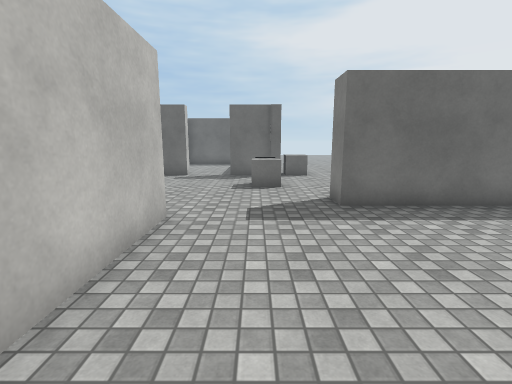
[1] (above)

23 first-person views from a walk through a scene from a Unity 3-D project. The camera is 1.5 m above the floor, tilts 10° down and sees 85° across. Doors are open. The floor is counted in squares, 1 m on a side. Each view is taken from the middle of a square. On the plan, view 1 faces up. The plan holds only what a view shows up to about 14 squares ahead; the rest is blank. The place goes on beyond the plan. The player is left out. Surface patterns are stand-ins for the level's own textures.

[2]
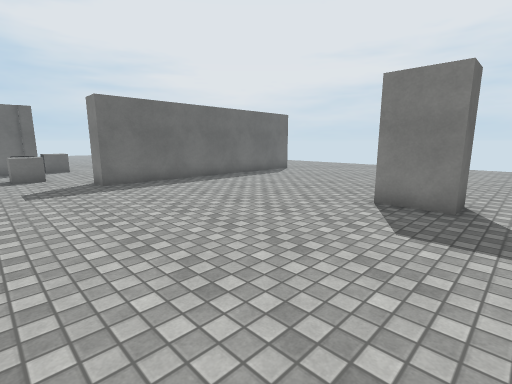

[3]
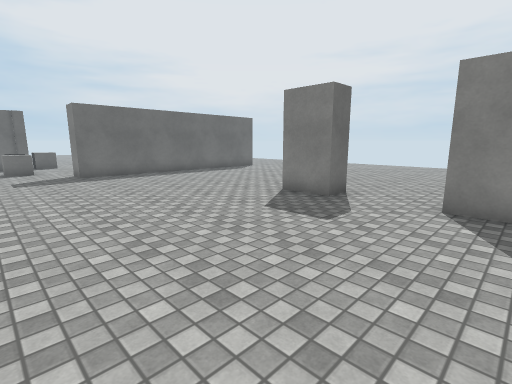

[4]
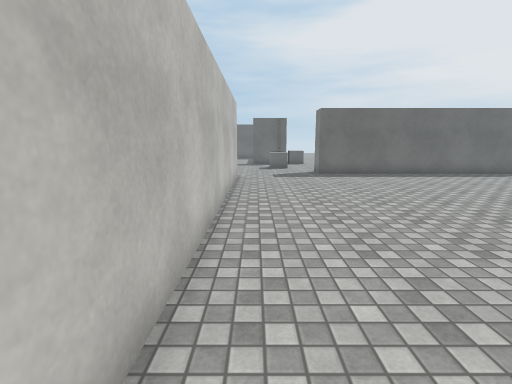

[5]
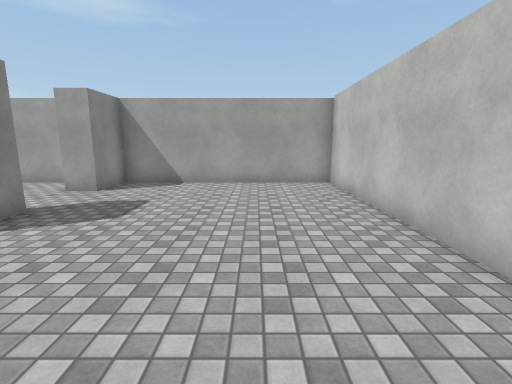

[6]
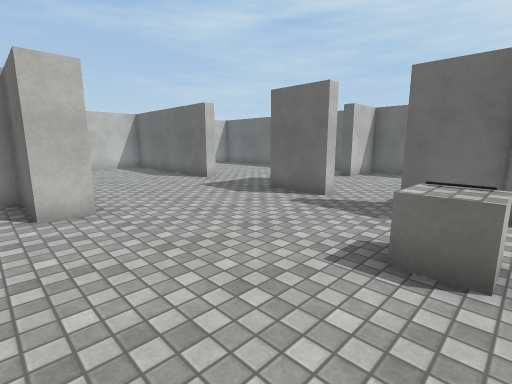

[7]
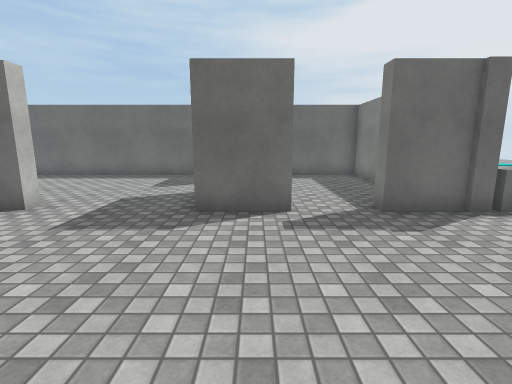

[8]
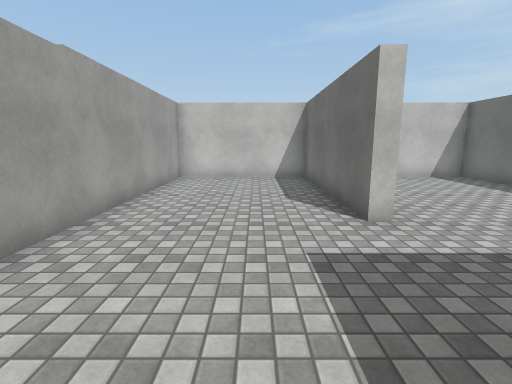

[9]
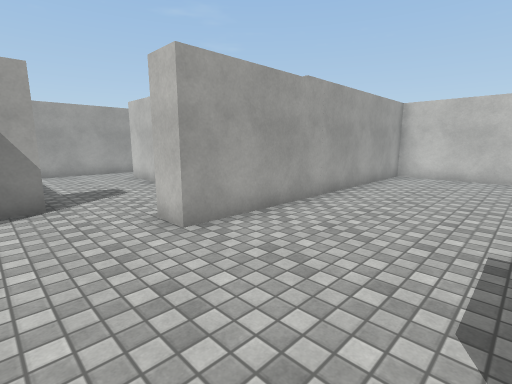

[10]
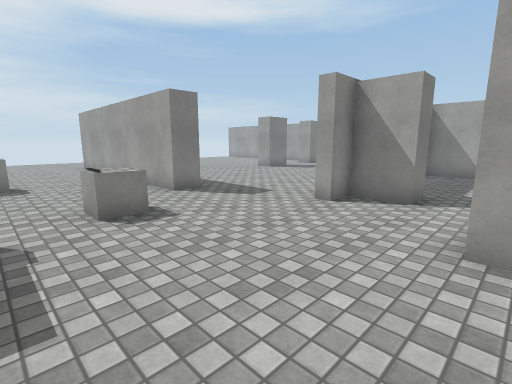

[11]
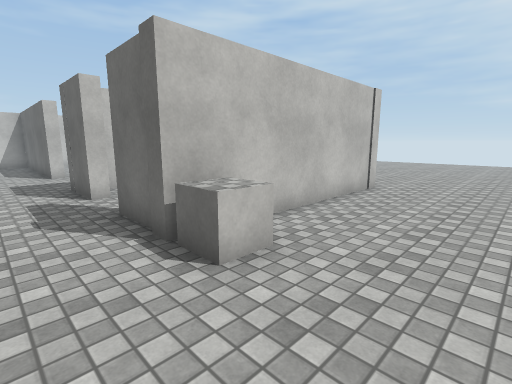

[12]
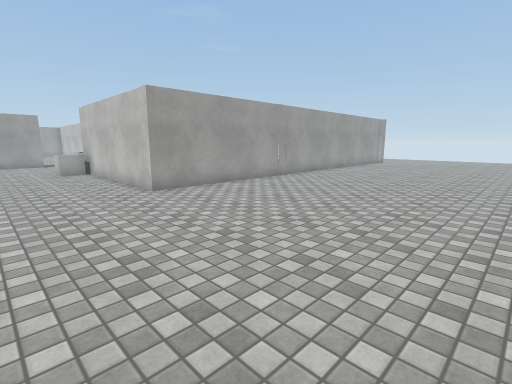

[13]
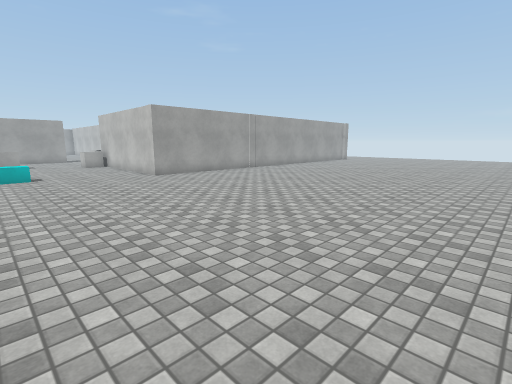

[14]
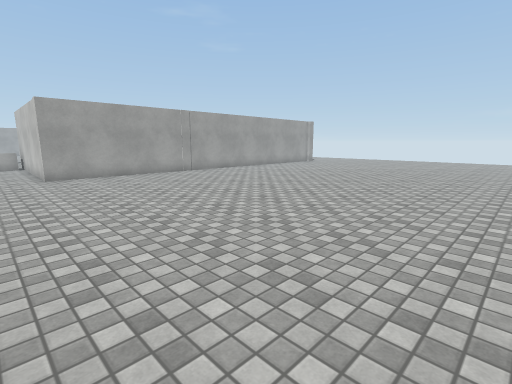

[15]
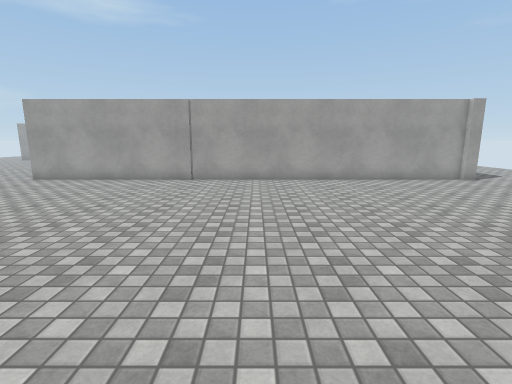

[16]
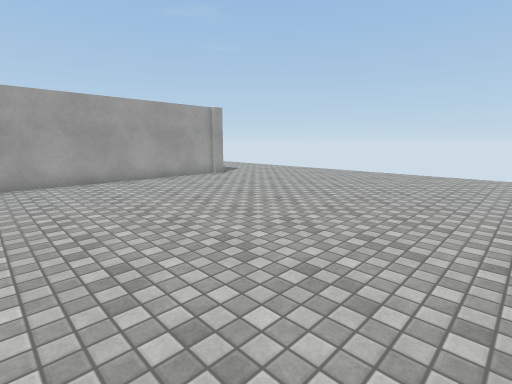

[17]
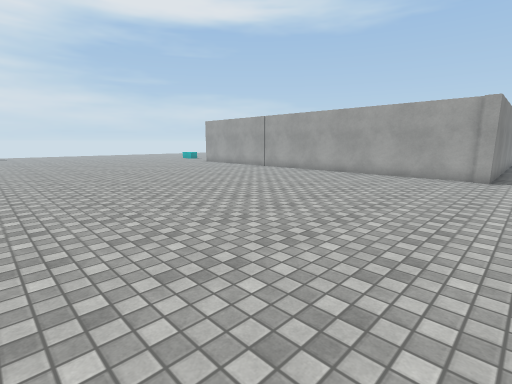

[18]
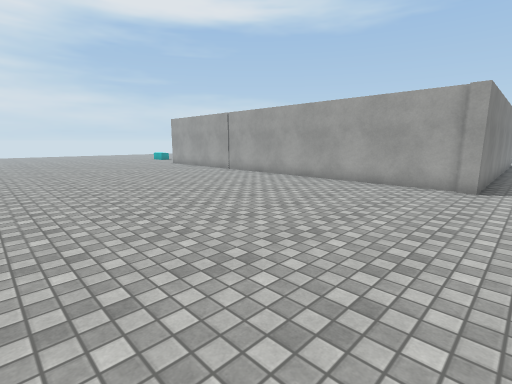

[19]
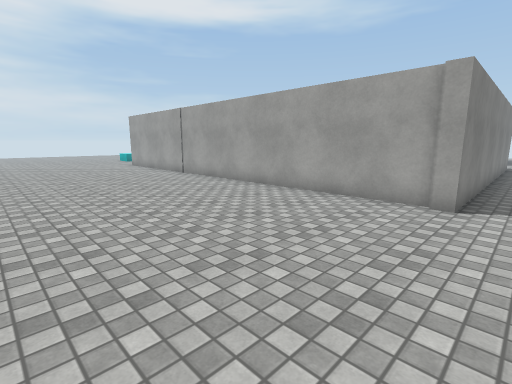

[20]
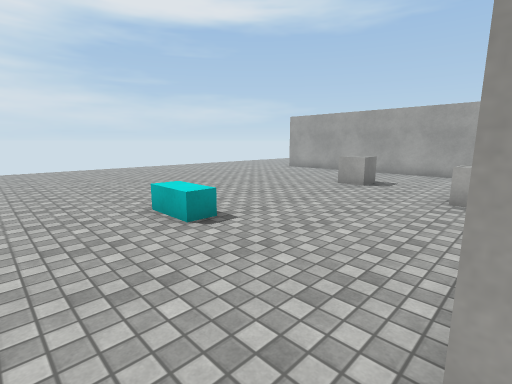

[21]
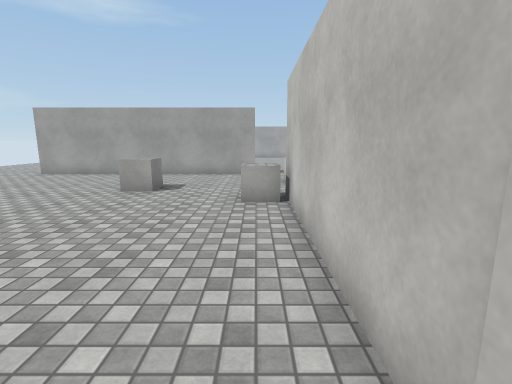

[22]
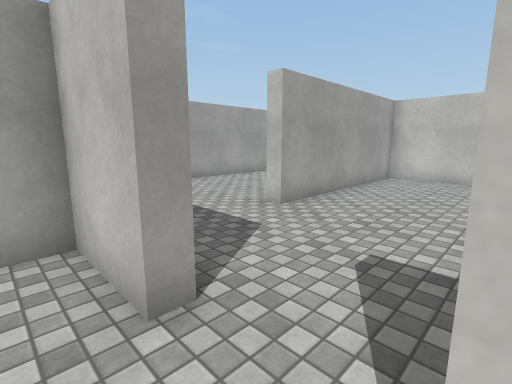

[23]
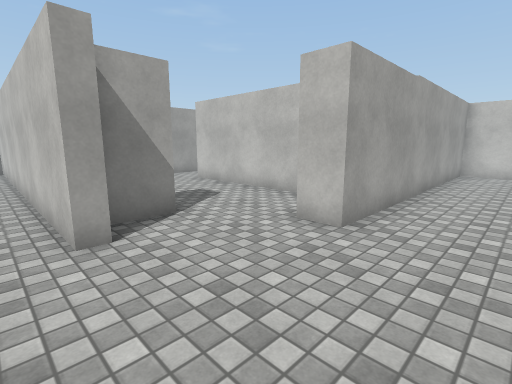

### Floor plan
Points are (right, up) in squares from view 1. A wall is a line through its corners. A room is listed if a view was taken in it or the views show most of it. See-through windows are left out.
Room 1 (views 1, 2, 3, 4, 5, 6)
walls: (7.1, -2.9) (6, -2.9) (6, -1.1); (-1.8, 5.6) (-1.8, -7.6) (6, -7.6) (6, -5.7) (7, -5.7); (7.5, 6.6) (2.1, 6.6)
ways out: opening at (0, 6.7) to room 2
Room 2 (views 7, 8, 9, 10, 11, 12, 13, 14, 15, 16, 17, 18, 19, 20, 21, 23)
walls: (-6.9, 20.1) (-16.4, 20.1) (-16.4, 13.5) (-9.2, 13.5) (-9.2, 13) (-16.4, 13) (-16.4, 7.7) (-5.5, 7.7) (-5.5, 6.6) (-7.8, 6.6) (-7.8, -0.5); (-4.9, 17.9) (-5.4, 17.9); (-5.4, 15.8) (-4.9, 15.8); (-3.2, 13.6) (-3.2, 13) (-5.4, 13); (-16.5, 20.6) (1.1, 20.6) (1.1, 13) (-1.2, 13) (-1.2, 13.6); (-16.9, 20.8) (-16.4, 20.8); (2.1, 6.6) (2.1, 7.7) (7.5, 7.7); (-4, 3.5) (-4, 4.6) (-2.3, 4.6) (-2.3, 5.6) (-1.8, 5.6); (-7.4, -2.8) (-2.4, -2.8)
ways out: opening at (0, 6.7) to room 1; opening at (-5, 16.5) to room 3; opening at (-2.5, 13) to room 3; opening at (-18, 20); opening at (-8, -1.5)
objects: cube (0, 10) to (1, 10); cube (2, 13) to (2, 14); cube (5, 11) to (6, 12); cyan block (6, 19)
Room 3 (view 22)
walls: (0.7, 17.8) (0.7, 20.1) (-4.9, 20.1) (-4.9, 17.9); (-4.9, 15.8) (-4.9, 13.5) (-4, 13.5)
ways out: opening at (-5, 16.5) to room 2; opening at (-2.5, 13) to room 2

Where each view was taken, in squares from view 1:
view 1: 0 up, 0 right, facing up
view 2: 4 down, 1 left, facing up-right
view 3: 7 down, 1 left, facing up-right
view 4: 7 down, 1 left, facing up
view 5: 3 up, 1 right, facing down
view 6: 6 up, 1 right, facing up-left
view 7: 7 up, 4 left, facing up
view 8: 11 up, 4 left, facing left
view 9: 12 up, 3 left, facing down-left
view 10: 12 up, 6 left, facing down-right
view 11: 11 up, 5 right, facing up-left
view 12: 29 up, 5 right, facing down-left
view 13: 33 up, 7 right, facing down-left
view 14: 34 up, 3 right, facing down-left
view 15: 32 up, 8 left, facing down
view 16: 32 up, 8 left, facing down-left
view 17: 34 up, 18 left, facing down-right
view 18: 31 up, 18 left, facing down-right
view 19: 28 up, 18 left, facing down-right
view 20: 22 up, 1 right, facing down-right
view 21: 21 up, 2 right, facing down
view 22: 18 up, 4 left, facing down-left
view 23: 10 up, 1 left, facing down-left
